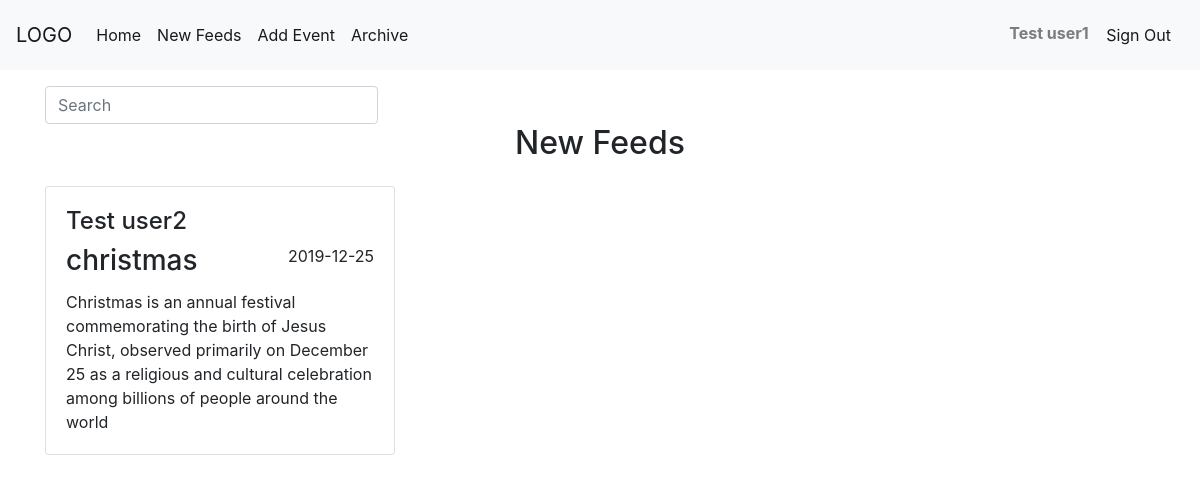
Screenshot of /newfeeds.php (signed in) with the database file from the repository.
### tables this page shows
CREATE TABLE `event` (
  `id` int(11) UNSIGNED NOT NULL,
  `event_name` varchar(100) NOT NULL,
  `date` varchar(100) NOT NULL,
  `description` varchar(1000) NOT NULL,
  `archive` enum('0','1') NOT NULL,
  `creator_id` int(11) NOT NULL
);

CREATE TABLE `signin` (
  `id` int(11) NOT NULL,
  `name` varchar(50) NOT NULL,
  `lname` varchar(50) NOT NULL,
  `email` varchar(100) NOT NULL,
  `pass` varchar(100) NOT NULL
);

### newfeeds.php (the view, shortened to what this page needs)
<?php
include 'header.php';
if(isset($_SESSION['user'])){
include 'config.php';
$id = $_SESSION['user']['userid'];
$sql = "select s.name , s.lname , e.event_name, e.description, e.date from event e, signin s, share_event c where e.id = c.event_id and s.id = c.share_mamber and c.to_share='$id'";
$result = $conn->query($sql);
?>
	<div class="container mt-3">
		<nav cla5ss="navbar mb-3">
  <form class="form-inline">
    <input class="form-control mr-sm-2" id="myInput" type="search" placeholder="Search" aria-label="Search" style="width: 30%;">
  </form>
</nav>
		<h2 style="text-align: center;">New Feeds</h2>
		<div class="row" id="myUL">
		<?php
			if ($result->num_rows > 0) {
				while ($row = $result->fetch_assoc()) {
					if($row['event_name'] != ''){
		?>
<div class="col-sm-4 mt-3" id="myLI">
<div class="card" id="mycard">
  <div class="card-body">
  	<div><h4><?php echo ucfirst($row['name'].' '.$row['lname']); ?></h4></div>
  	<span style="float: right;"><?php echo $row['date']; ?></span>
    <h3 class="card-title"><?php echo $row['event_name']; ?></h3>
    <p class="card-text"><?php echo $row['description']; ?></p>
  </div>
</div>
</div>
		<?php
		}
	}
			}
			else{
				?>
				<h2 style="text-align: center;margin-top: 50px;">Oops! New Feeds Empty Right Now.</h2>
				<?php
			}
		?>
	    </div>
	</div>
<?php
}
else{
header('location:login.php');
    exit();
}
?>

### rows the page displays
event: creator.lname "Test user2", date "2019-12-25", event_name "christmas", description "Christmas is an annual festival commemorating the birth of Jesus Christ, observed primarily on December 25 as a religious and cultural celebration among billions of people around the world"

### other values shown
$_SESSION['user']['username'] "Test user1"
